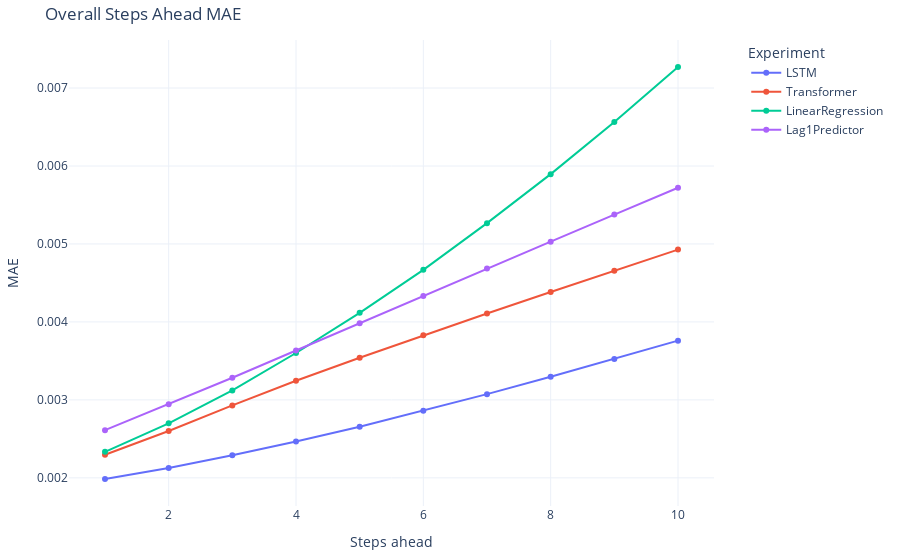

This figure's notebook cell:
### Code cell
# Reshape the data into long format
df_long = df.melt(
    id_vars=['Steps ahead'], 
    var_name='Experiment', 
    value_name='MAE'
)

# Plotly line plot
fig = px.line(
    df_long,
    x='Steps ahead',
    y='MAE',
    color='Experiment',
    markers=True,
    title="Overall Steps Ahead MAE"
)

# Customize layout
fig.update_layout(
    xaxis_title='Steps ahead',
    yaxis_title='MAE',
    legend_title='Experiment',
    legend=dict(x=1.05, y=1, xanchor='left', yanchor='top'),
    margin=dict(l=40, r=40, t=40, b=40), # Adjusts plot margins
    template='plotly_white'
)

# Show the plot
fig.show()

### Figure 1 — Plotly figure (JSON) as saved in the notebook; plotly's stock layout.template omitted (floating-point values rounded to 4 significant figures)
{"data": [{"hovertemplate": "Experiment=LSTM<br>Steps ahead=%{x}<br>MAE=%{y}<extra></extra>", "legendgroup": "LSTM", "line": {"color": "#636efa", "dash": "solid"}, "marker": {"symbol": "circle"}, "mode": "lines+markers", "name": "LSTM", "orientation": "v", "showlegend": true, "type": "scatter", "x": [1, 2, 3, 4, 5, 6, 7, 8, 9, 10], "xaxis": "x", "y": [0.001986, 0.002125, 0.00229, 0.002466, 0.002655, 0.00286, 0.003074, 0.003296, 0.003525, 0.00376], "yaxis": "y"}, {"hovertemplate": "Experiment=Transformer<br>Steps ahead=%{x}<br>MAE=%{y}<extra></extra>", "legendgroup": "Transformer", "line": {"color": "#EF553B", "dash": "solid"}, "marker": {"symbol": "circle"}, "mode": "lines+markers", "name": "Transformer", "orientation": "v", "showlegend": true, "type": "scatter", "x": [1, 2, 3, 4, 5, 6, 7, 8, 9, 10], "xaxis": "x", "y": [0.002297, 0.002601, 0.002929, 0.003245, 0.003541, 0.003828, 0.004109, 0.004384, 0.004656, 0.004928], "yaxis": "y"}, {"hovertemplate": "Experiment=LinearRegression<br>Steps ahead=%{x}<br>MAE=%{y}<extra></extra>", "legendgroup": "LinearRegression", "line": {"color": "#00cc96", "dash": "solid"}, "marker": {"symbol": "circle"}, "mode": "lines+markers", "name": "LinearRegression", "orientation": "v", "showlegend": true, "type": "scatter", "x": [1, 2, 3, 4, 5, 6, 7, 8, 9, 10], "xaxis": "x", "y": [0.002333, 0.002699, 0.003122, 0.003602, 0.004117, 0.004668, 0.005267, 0.005896, 0.006565, 0.007269], "yaxis": "y"}, {"hovertemplate": "Experiment=Lag1Predictor<br>Steps ahead=%{x}<br>MAE=%{y}<extra></extra>", "legendgroup": "Lag1Predictor", "line": {"color": "#ab63fa", "dash": "solid"}, "marker": {"symbol": "circle"}, "mode": "lines+markers", "name": "Lag1Predictor", "orientation": "v", "showlegend": true, "type": "scatter", "x": [1, 2, 3, 4, 5, 6, 7, 8, 9, 10], "xaxis": "x", "y": [0.002611, 0.002944, 0.003284, 0.003633, 0.003984, 0.004332, 0.004685, 0.005029, 0.005377, 0.005722], "yaxis": "y"}], "layout": {"legend": {"title": {"text": "Experiment"}, "tracegroupgap": 0, "x": 1.05, "xanchor": "left", "y": 1, "yanchor": "top"}, "margin": {"b": 40, "l": 40, "r": 40, "t": 40}, "title": {"text": "Overall Steps Ahead MAE"}, "xaxis": {"anchor": "y", "domain": [0, 1], "title": {"text": "Steps ahead"}}, "yaxis": {"anchor": "x", "domain": [0, 1], "title": {"text": "MAE"}}}}
